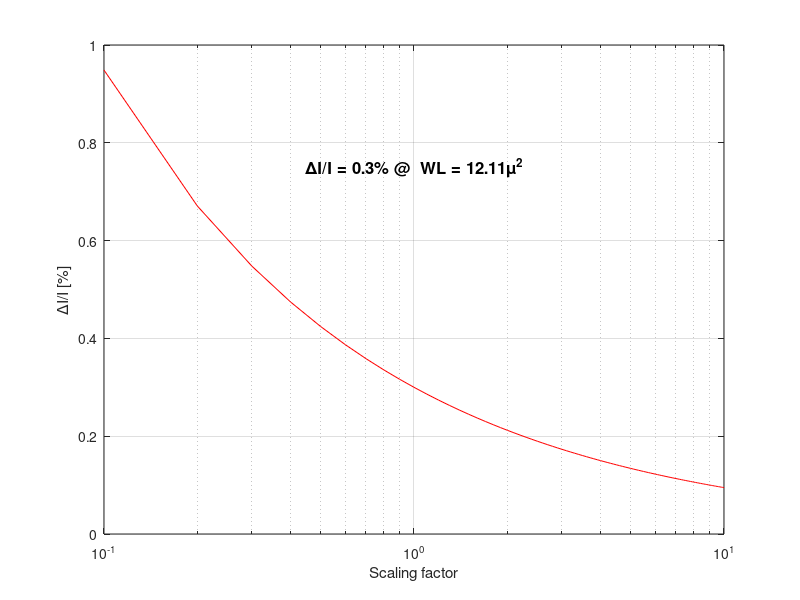

Reproduce this figure in MATLAB.
%%%%%%%%%%%%%%%%%%%%%%%%%%%%%%%%%%%%%%%%%%%%%%%%%%%%%%%%%%%%%%%%%%%%%%%%%%%
%                              Example 3.6                                %
%%%%%%%%%%%%%%%%%%%%%%%%%%%%%%%%%%%%%%%%%%%%%%%%%%%%%%%%%%%%%%%%%%%%%%%%%%%
%                                                                         %
%                         Current Mirror Mismatch                         %
%                                                                         %
%%%%%%%%%%%%%%%%%%%%%%%%%%%%%%%%%%%%%%%%%%%%%%%%%%%%%%%%%%%%%%%%%%%%%%%%%%%

clear all;

%-------------------------------------------------------------------------%
%                                                                         %
%                                Input data                               %
%                                                                         %
%-------------------------------------------------------------------------%

Abeta=0.003;
AVT=0.002;
DI_I=0.003;
Vov=0.4;

%-------------------------------------------------------------------------%
%                                                                         %
%                               Calculate WL                              %
%                                                                         %
%-------------------------------------------------------------------------%


WLnom=(Abeta^2+4*AVT^2/Vov^2)/DI_I^2
W_L=ones(1,100);
for i=1:100,
    WL=WLnom/10*i;
    err=sqrt((Abeta^2+4*AVT^2/Vov^2)/WL);
    W_L(i)=WL/WLnom;
    DeltaI_I(i)=err*100;
end

%--------------------------------Graphic----------------------------------%
%                                                                         %
%     figure(1) --> Figure 3.37 page 121                                  %
%                                                                         %
%-------------------------------------------------------------------------%

figure(1)
semilogx(W_L,DeltaI_I,'r')
grid
xlabel('Scaling factor')
ylabel('\DeltaI/I [%]')
text(1,0.75,sprintf('\\bf\\DeltaI/I = %3.1f%% @  WL = %3.2f\\mu^2',DI_I*...
    100,WLnom),'Fontsize', 12, 'HorizontalAlignment', 'center');